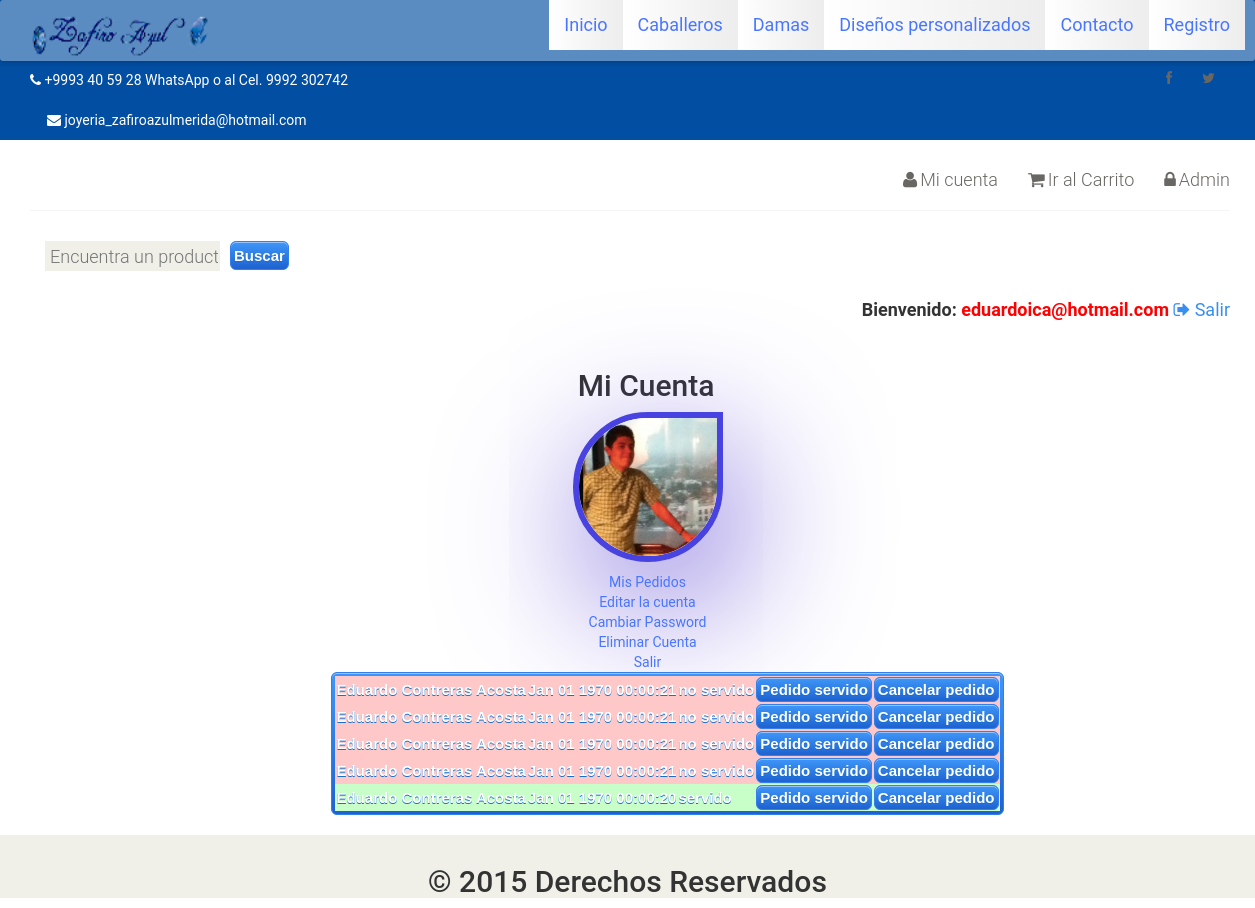
Page /my_account.php?my_orders (signed in) on the committed database.
### tables this page shows
CREATE TABLE IF NOT EXISTS `categorias` (
`cat_id` int(100) NOT NULL,
  `cat_title` text NOT NULL
);

CREATE TABLE IF NOT EXISTS `clientes` (
`customer_id` int(10) NOT NULL,
  `customer_name` text NOT NULL,
  `apellidos` text NOT NULL,
  `direccion` varchar(255) NOT NULL,
  `telefono` text NOT NULL,
  `customer_email` varchar(100) NOT NULL,
  `customer_pass` varchar(100) NOT NULL,
  `customer_ip` varchar(255) NOT NULL,
  `customer_image` text NOT NULL
);

CREATE TABLE IF NOT EXISTS `pedidos` (
`id` int(100) NOT NULL,
  `idcliente` int(100) DEFAULT NULL,
  `fecha` varchar(100) DEFAULT NULL,
  `estado` varchar(100) DEFAULT NULL
);

### my_orders.php (the view, shortened to what this page needs)
<table class="estilo_pedidos">
<?php
$conexion = mysqli_connect("localhost","tienda","online","joyeria");
mysqli_set_charset($conexion, "utf8");
$peticion = "SELECT pedidos.id AS idpedido,fecha,estado,customer_name,apellidos FROM pedidos LEFT JOIN clientes ON pedidos.idcliente = clientes.customer_id ORDER BY estado,fecha ASC";
$resultado = mysqli_query($conexion, $peticion);
while($fila = mysqli_fetch_array($resultado)) {
$estado = $fila['estado'];
switch($estado){
	case 0:$diestado = "no servido";break;
	case 1:$diestado = "servido";break;
}
	echo '<tr';
switch($estado){
	case 0:echo ' style="background:rgb(255,200,200);"';break;
	case 1:echo ' style="background:rgb(200,255,200);"';break;
}
	echo'><td class="fila">'.$fila['customer_name']." ".$fila['apellidos'].'</td><td class="fila">'.date("M d Y H:i:s",$fila['fecha']).'</td><td class="fila">'.$diestado.'</td><td class="fila"><a href="../php/pedidoservido.php?id='.$fila['idpedido'].'"><button>Pedido servido</button></a></td><td class="fila"><a href="../php/cancelarpedido.php?id='.$fila['idpedido'].'"><button>Cancelar pedido</button></a></td></tr>';
}
?>
</table>

### my_account.php (shortened to what this page needs)
<?php
if(!isset($_SESSION['customer_email'])){
	echo "<script>window.open('customer_login.php?sesion_no_iniciada=¡No has iniciado sesión!','_self')</script>";
}
else {
?>
<?php
include("funciones/funciones.php");
?>
<?php
include "cabecera_formato.inc";
?>
		<div class="content_wrapper">
			<div id="content_area">
				<div id="products_box">
				<div>
				<div align="center" ><h2>&nbsp;&nbsp;&nbsp;&nbsp;&nbsp;Mi Cuenta</h2></div>
				<ul id="cats" align="center">
				<?php
				$user = $_SESSION['customer_email'];
				$get_img = "select * from clientes where customer_email='$user'";
				$run_img = mysqli_query($con, $get_img);
				$row_img = mysqli_fetch_array($run_img);
				$c_imagen = $row_img['customer_image'];
				echo "<p style='text-align:center;'><img src='cliente/imagenes_cliente/$c_imagen'  width='150' height='150' class='circulo'/></p>";
				?>
				<li><a href="my_account.php?my_orders">Mis Pedidos</a></li>
				<li><a href="my_account.php?edit_account">Editar la cuenta</a></li>
				<li><a href="my_account.php?change_pass">Cambiar Password</a></li>
				<li><a href="my_account.php?delete_account">Eliminar Cuenta</a></li>
				<li><a href="logout.php">Salir</a></li>
				<ul>
				<div align="center">
				<?php
				if(isset($_GET['my_orders'])){
				include("my_orders.php");
				}
				?>
				</div>
			</div>
		</div>
		<div id="footer">
		<h2 style="text-align:center; padding-top:30px;">&copy; 2015 Derechos Reservados</h2>
		</div>
	</div>
</body>
</html>
<?php } ?>

### funciones/funciones.php (shortened to what this page needs)
<?php
$con = mysqli_connect("localhost","tienda","online","joyeria");
mysqli_set_charset($con, "utf8");
function getCats(){
	global $con;
	$get_cats = "select * from categorias";
	$run_cats = mysqli_query($con, $get_cats);
	while ($row_cats=mysqli_fetch_array($run_cats)){
		$cat_id = $row_cats['cat_id'];
		$cat_title = $row_cats['cat_title'];
	echo "<li id='navegador1'><a href='catalogo.php?cat=$cat_id'>$cat_title</a></li>";
	}
}
?>

### css/main.css (style rules this page uses)
ul li { list-style: none; }
a { -webkit-transition: 300ms; -moz-transition: 300ms; -o-transition: 300ms; transition: 300ms; }
h1, h2, h3, h4, h5, h6 { font-family: 'Roboto', sans-serif; }
#footer { background: #F0F0E9; }

### css/style.css (style rules this page uses)
.myButton, button, table { -moz-box-shadow:inset 0px 1px 0px 0px #97c4fe; -webkit-box-shadow:inset 0px 1px 0px 0px #97c4fe; box-shadow:inset 0px 1px 0px 0px #97c4fe; background:-webkit-gradient(linear, left top, left bottom, color-stop(0.05, #3d94f6), color-stop(1, #1e62d0)); background:-moz-linear-gradient(top, #3d94f6 5%, #1e62d0 100%); background:-webkit-linear-gradient(top, #3d94f6 5%, #1e62d0 100%); background:-o-linear-gradient(top, #3d94f6 5%, #1e62d0 100%); background:-ms-linear-gradient(top, #3d94f6 5%, #1e62d0 100%); background:linear-gradient(to bottom, #3d94f6 5%, #1e62d0 100%); filter:progid:DXImageTransform.Microsoft.gradient(startColorstr='#3d94f6', endColorstr='#1e62d0',GradientType=0); background-color:#3d94f6; -moz-border-radius:6px; -webkit-border-radius:6px; border-radius:6px; border:1px solid #337fed; display:inline-block; color:#ffffff; font-family:Arial; font-size:15px; font-weight:bold; padding:3px; text-decoration:none; text-shadow:0px 1px 0px #1570cd; }
#navegador1 { background: rgba(255,255,255,1); background: -moz-linear-gradient(left, rgba(255,255,255,1) 0%, rgba(246,246,246,1) 47%, rgba(237,237,237,1) 100%); background: -webkit-gradient(left top, right top, color-stop(0%, rgba(255,255,255,1)), color-stop(47%, rgba(246,246,246,1)), color-stop(100%, rgba(237,237,237,1))); background: -webkit-linear-gradient(left, rgba(255,255,255,1) 0%, rgba(246,246,246,1) 47%, rgba(237,237,237,1) 100%); background: -o-linear-gradient(left, rgba(255,255,255,1) 0%, rgba(246,246,246,1) 47%, rgba(237,237,237,1) 100%); background: -ms-linear-gradient(left, rgba(255,255,255,1) 0%, rgba(246,246,246,1) 47%, rgba(237,237,237,1) 100%); background: linear-gradient(to right, rgba(255,255,255,1) 0%, rgba(246,246,246,1) 47%, rgba(237,237,237,1) 100%); filter: progid:DXImageTransform.Microsoft.gradient( startColorstr='#ffffff', endColorstr='#ededed', GradientType=1 ); font-size: 18; }
.circulo { border-radius: 200px 0px 200px 200px; -moz-border-radius: 200px 0px 200px 200px; -webkit-border-radius: 200px 0px 200px 200px; border: 6px solid #4843e0; -webkit-box-shadow: 13px 42px 151px -7px rgba(84,62,209,1); -moz-box-shadow: 13px 42px 151px -7px rgba(84,62,209,1); box-shadow: 13px 42px 151px -7px rgba(84,62,209,1); }

### rows in the picture
categorias: cat_title "Caballeros"
categorias: cat_title "Damas"
categorias: cat_title "Diseños personalizados"
clientes: customer_image (picture)
pedidos: idcliente.customer_name "Eduardo", idcliente.apellidos "Contreras Acosta", fecha "Jan 01 1970 00:00:21", estado "no servido"
pedidos: idcliente.customer_name "Eduardo", idcliente.apellidos "Contreras Acosta", fecha "Jan 01 1970 00:00:21", estado "no servido"
pedidos: idcliente.customer_name "Eduardo", idcliente.apellidos "Contreras Acosta", fecha "Jan 01 1970 00:00:21", estado "no servido"
pedidos: idcliente.customer_name "Eduardo", idcliente.apellidos "Contreras Acosta", fecha "Jan 01 1970 00:00:21", estado "no servido"
pedidos: idcliente.customer_name "Eduardo", idcliente.apellidos "Contreras Acosta", fecha "Jan 01 1970 00:00:20", estado "servido"

### other values in the picture
$_SESSION['customer_email'] "eduardoica@hotmail.com"
